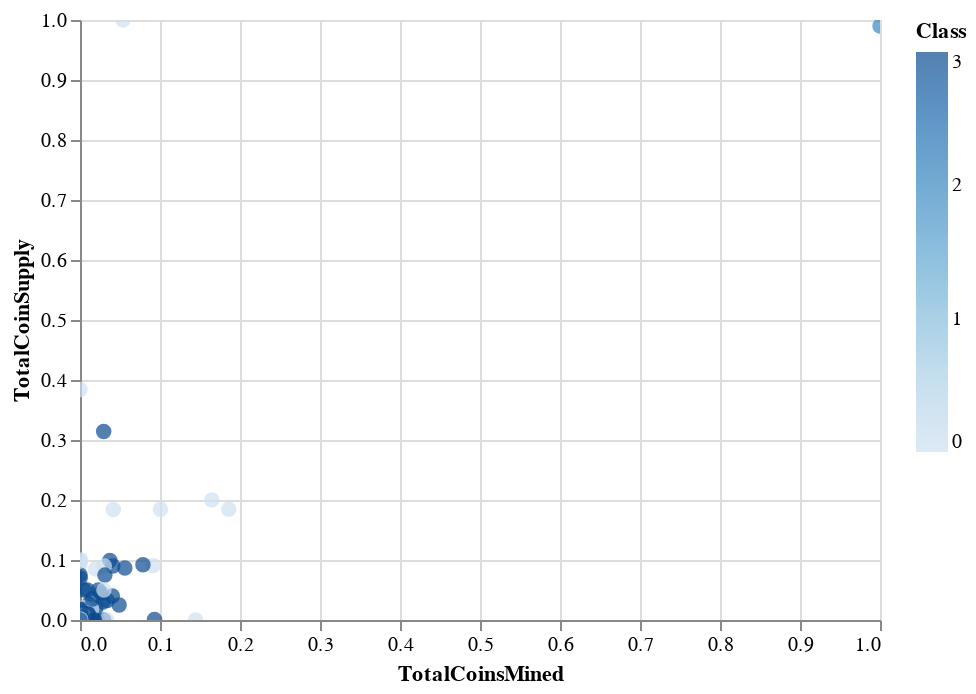

The code cell stored with this chart in its notebook:
### Code cell
# Plot the scatter with x="TotalCoinsMined" and y="TotalCoinSupply"
alt.Chart(scaled_data_df).mark_circle(size=60).encode(
    x="TotalCoinsMined",
    y="TotalCoinSupply",
    color='Class',
).interactive()

### Figure 1 — Vega-Lite specification as saved in the notebook (floating-point values rounded to 4 significant figures; data arrays with more than 128 entries replaced by an {"elided": "..."} marker saying what was removed)
{"config": {"view": {"continuousWidth": 400, "continuousHeight": 300}}, "data": {"name": "data-07325faec3e0ece02f214f1deac63589"}, "mark": {"type": "circle", "size": 60}, "encoding": {"color": {"type": "quantitative", "field": "Class"}, "x": {"type": "quantitative", "field": "TotalCoinsMined"}, "y": {"type": "quantitative", "field": "TotalCoinSupply"}}, "selection": {"selector008": {"type": "interval", "bind": "scales", "encodings": ["x", "y"]}}, "$schema": "https://vega.github.io/schema/vega-lite/v4.8.1.json", "datasets": {"data-07325faec3e0ece02f214f1deac63589": {"elided": "532 records"}}}
